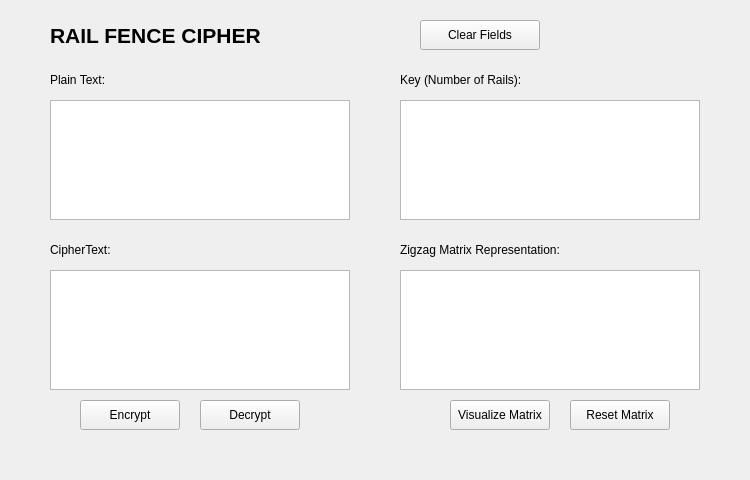
<?xml version="1.0" encoding="UTF-8"?>
<ui version="4.0">
 <class>MainWindow</class>
 <widget class="QMainWindow" name="MainWindow">
  <property name="geometry">
   <rect>
    <x>0</x>
    <y>0</y>
    <width>750</width>
    <height>480</height>
   </rect>
  </property>
  <property name="windowTitle">
   <string>Rail Fence Cipher</string>
  </property>
  <widget class="QWidget" name="centralwidget">
   <widget class="QLabel" name="titleLabel">
    <property name="geometry">
     <rect>
      <x>50</x>
      <y>20</y>
      <width>300</width>
      <height>30</height>
     </rect>
    </property>
    <property name="font">
     <font>
      <pointsize>16</pointsize>
      <weight>75</weight>
      <bold>true</bold>
     </font>
    </property>
    <property name="text">
     <string>RAIL FENCE CIPHER</string>
    </property>
   </widget>
   <widget class="QPushButton" name="btn_clear_all">
    <property name="geometry">
     <rect>
      <x>420</x>
      <y>20</y>
      <width>120</width>
      <height>30</height>
     </rect>
    </property>
    <property name="text">
     <string>Clear Fields</string>
    </property>
   </widget>
   <widget class="QLabel" name="lbl_plain">
    <property name="geometry">
     <rect>
      <x>50</x>
      <y>70</y>
      <width>80</width>
      <height>20</height>
     </rect>
    </property>
    <property name="text">
     <string>Plain Text:</string>
    </property>
   </widget>
   <widget class="QTextEdit" name="txt_plain_text">
    <property name="geometry">
     <rect>
      <x>50</x>
      <y>100</y>
      <width>300</width>
      <height>120</height>
     </rect>
    </property>
   </widget>
   <widget class="QLabel" name="lbl_cipher">
    <property name="geometry">
     <rect>
      <x>50</x>
      <y>240</y>
      <width>80</width>
      <height>20</height>
     </rect>
    </property>
    <property name="text">
     <string>CipherText:</string>
    </property>
   </widget>
   <widget class="QTextEdit" name="txt_cipher_text">
    <property name="geometry">
     <rect>
      <x>50</x>
      <y>270</y>
      <width>300</width>
      <height>120</height>
     </rect>
    </property>
   </widget>
   <widget class="QPushButton" name="btn_encrypt">
    <property name="geometry">
     <rect>
      <x>80</x>
      <y>400</y>
      <width>100</width>
      <height>30</height>
     </rect>
    </property>
    <property name="text">
     <string>Encrypt</string>
    </property>
   </widget>
   <widget class="QPushButton" name="btn_decrypt">
    <property name="geometry">
     <rect>
      <x>200</x>
      <y>400</y>
      <width>100</width>
      <height>30</height>
     </rect>
    </property>
    <property name="text">
     <string>Decrypt</string>
    </property>
   </widget>
   <widget class="QLabel" name="lbl_info">
    <property name="geometry">
     <rect>
      <x>400</x>
      <y>70</y>
      <width>200</width>
      <height>20</height>
     </rect>
    </property>
    <property name="text">
     <string>Key (Number of Rails):</string>
    </property>
   </widget>
   <widget class="QTextEdit" name="txt_key">
    <property name="geometry">
     <rect>
      <x>400</x>
      <y>100</y>
      <width>300</width>
      <height>120</height>
     </rect>
    </property>
   </widget>
   <widget class="QLabel" name="lbl_signature">
    <property name="geometry">
     <rect>
      <x>400</x>
      <y>240</y>
      <width>200</width>
      <height>20</height>
     </rect>
    </property>
    <property name="text">
     <string>Zigzag Matrix Representation:</string>
    </property>
   </widget>
   <widget class="QTextEdit" name="txt_matrix_representation">
    <property name="geometry">
     <rect>
      <x>400</x>
      <y>270</y>
      <width>300</width>
      <height>120</height>
     </rect>
    </property>
   </widget>
   <widget class="QPushButton" name="btn_visualize">
    <property name="geometry">
     <rect>
      <x>450</x>
      <y>400</y>
      <width>100</width>
      <height>30</height>
     </rect>
    </property>
    <property name="text">
     <string>Visualize Matrix</string>
    </property>
   </widget>
   <widget class="QPushButton" name="btn_reset">
    <property name="geometry">
     <rect>
      <x>570</x>
      <y>400</y>
      <width>100</width>
      <height>30</height>
     </rect>
    </property>
    <property name="text">
     <string>Reset Matrix</string>
    </property>
   </widget>
  </widget>
 </widget>
 <resources/>
 <connections/>
</ui>
